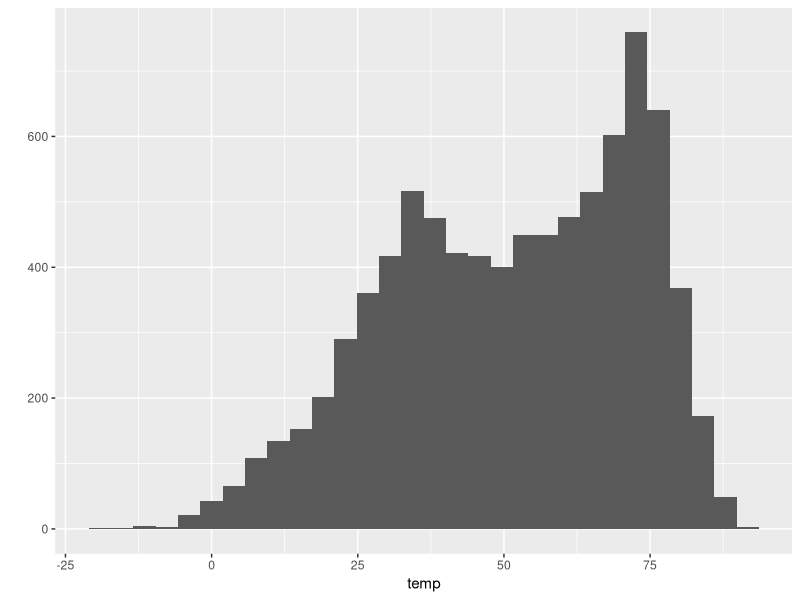

Source code (R):
## ---- chunk 1
knitr::opts_chunk$set(echo = TRUE)
## ---- chunk 2
df <- read.table("IADESMOI.txt", col.names = c("mon", "day", "yr", "temp"),
           na.strings = "-99")
## ---- chunk 3
m <- mean(df$temp, na.rm = T)
sd <- sd(df$temp, na.rm = TRUE)
message("Average temperature is: ", m)
message("Standard deviation is: ", sd)
## ---- chunk 4
suppressPackageStartupMessages(library(ggplot2))
suppressWarnings(qplot(temp,     
      data = df,        
      geom = "histogram"))

